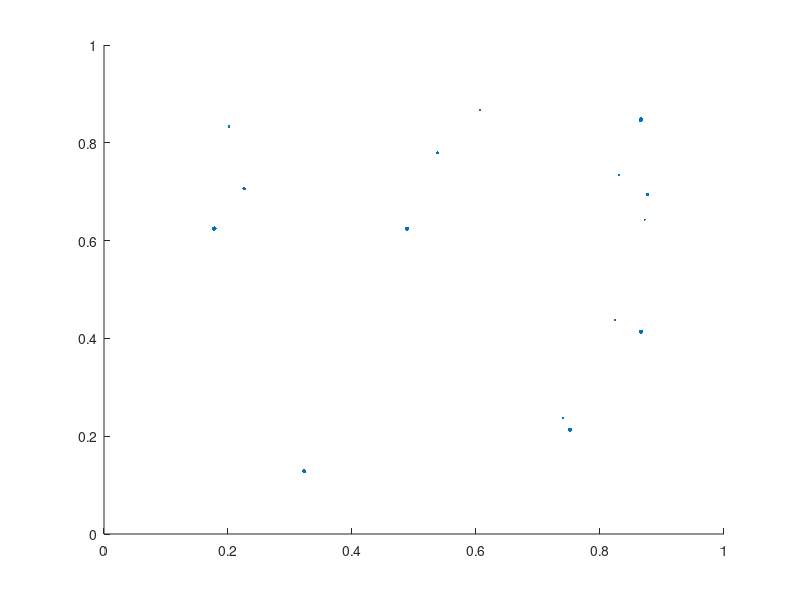

MATLAB code for this plot: (Note: this script raises an error after producing the figure.)
% Code to reproduce the figures in [Catala, Hockmann, Kunis, PAMM 2022]

clear all
addpath('examples/','examples/data');
addpath('src/lbfgs', 'src/proxys', 'src/semiOT', 'src/toolbox');

if ~exist('results','dir')
	mkdir('results');
end


d = 2; % dimension



% ***** USER-DEFINED ***** %
% Measure to recover
type = 'd'; % d: discrete | z: curve | c: circle

% choice of proxy
proxy = 1; % 0: convolution | 1: signal polynomial
if ~proxy
	weights = 'F'; % F: Fejer | K2: Jackson | K3: Fejer^3
else
	weights = '-'; % (useful only for naming file when saving figures)
end
% ************************* %




% define the stepsize in n for the plots
if strcmp(weights, 'K3')
	step_n = 3; % take n of the form n = 3m only
	mycolor = 'blue'; % for plotting
elseif strcmp(weights, 'K2')
	step_n = 2; % only even n
	mycolor = 'blue';
elseif strcmp(weights, 'F')
	step_n = 1;
	mycolor = 'red';
elseif strcmp(weights, '-')
	step_n = 2;
	mycolor = 'red';
end




% ***** USER_DEFINED ***** %
% range of frequency to test
nmin = 1;
L	  = step_n * 35; % increasing frequency step_n by step_n
nmax = L + nmin -1;
% ************************ %




% instantiate measure
if strcmp(type,'d')
	s = 15; % sparsity
	load('discrete-measure.mat'); % use the same discrete measure every time
	mvec = @(kv) exp(-2i*pi*sum(reshape(kv,[],1,d) .* reshape(x,[1,s,d]),3))*a;

	% display
	clf, scatter(x(:,1),x(:,2),100*a,'filled');
	xlim([0,1]),ylim([0,1]);
else
	s 	  			= 1000; % sparsity. To use pre-computed data, choose 1000, 2000 or 3000
	samp 			= 'regular'; % sampling of the curve: 
	[x,a,mvec] 	= instantiate_measure(type,s,d,samp);

	% display
	clf, scatter(x(:,1),x(:,2),50,'.');
	xlim([0,1]),ylim([0,1]);
end


% discretization grid
mgrid = [floor(1.5*L+1) floor(1.5*L+1)]; % grid size
Y 		= compute_grid(mgrid,'spatial'); % discretization grid
G		= reshape(Y,[prod(mgrid),d]);




% ***** OPTIONS FOR SEMIDISCRETE OPTIM ***** %
options_W.maxit = 100;
%options_W.parallelize = 0; %800
%options_W.multiscale = 0;
options_W.wasserstein = 1;
options_W.norm = 2; % HACK compared to Catala's result
options_W.progtol = 1e-9;
% ****************************************** %


W 		= zeros(1,(nmax-nmin+1)/step_n);
% parpool(10);
% parfor n=1:(nmax-nmin+1) % it is possible to parallelize this loop
for n=1:(nmax-nmin+1)/step_n
	nvec = (step_n*n + (nmin-1))*ones(1,d); % e.g.  n = 2,4,6,...,250 
	N	  = prod(2*nvec+1);

	% set proxy options
	options = struct;
	options.grid_size = mgrid;
	options.kernel 	= weights;
	options.sigma 		= 2*sum(nvec); % (upper bound) only useful for computing svd
	options.draw 		= 1;

	% moment vector
	Xf = compute_grid(nvec,'spectral-sym');
	Xf = reshape(Xf,[N,d]);
	c  = mvec(Xf); % moment vector of the measure to recover

	if ~proxy % convolution polynomial
		P  = proxy_linear(c,nvec,options);
		if strcmp(type,'z') %TODO:HACK!
			P = fftshift(P);
		end
		OT = W_Semidiscrete(G,P,x,a,options_W);

	else % signal polynomial
		P  = proxy_nonlinear(c,nvec,options);
		if strcmp(type,'z') %TODO:HACK!
			P = fftshift(P);
		end
		% "unweighted" amplitudes
		a1 = ones(size(x,1),1);
		a1 = a1/norm(a1,1);
		OT = W_Semidiscrete(G,P,x,a1,options_W);
	end
	%OT = W_Semidiscrete(G,P,x,a,options_W);

	W(n) = OT(end);
    fprintf('\n');
end

%delete(gcp('nocreate'));

filename = ['results/W', int2str(options_W.wasserstein), '_prox',...
	int2str(proxy),'-', weights,'_', type, '-', int2str(s), '_n', ...
	int2str(nmin), '-', int2str(nmax)];
fullname = [filename, '.csv'];
if isfile(fullname)
	csvwrite([filename,'-bis.csv'],W);
else
	csvwrite(fullname,W);
end


% display
nlist = step_n*nmin : step_n : nmax;
p1 = loglog(nlist,W,'linewidth',3,'color',mycolor);
hold on;
p2 = loglog(nlist,1./nlist,'--b','linewidth',2);
p3 = loglog(nlist,log(nlist)./nlist,'--r','linewidth',2);
p4 = loglog(nlist,1./sqrt(nlist),'-.r','linewidth',2);
p5 = loglog(nlist,1./(nlist).^(1/3),':r','linewidth',2);
legend([p1,p2,p3,p4,p5],...
	['$W_',int2str(options_W.wasserstein),'(',weights,', \mu_{',type '})$'],...
	'$1/n$','$\log(n)/n$','$1/\sqrt{n}$','$1/\sqrt[3]{n}$','interpreter','latex');
set(gca,'fontsize',25);